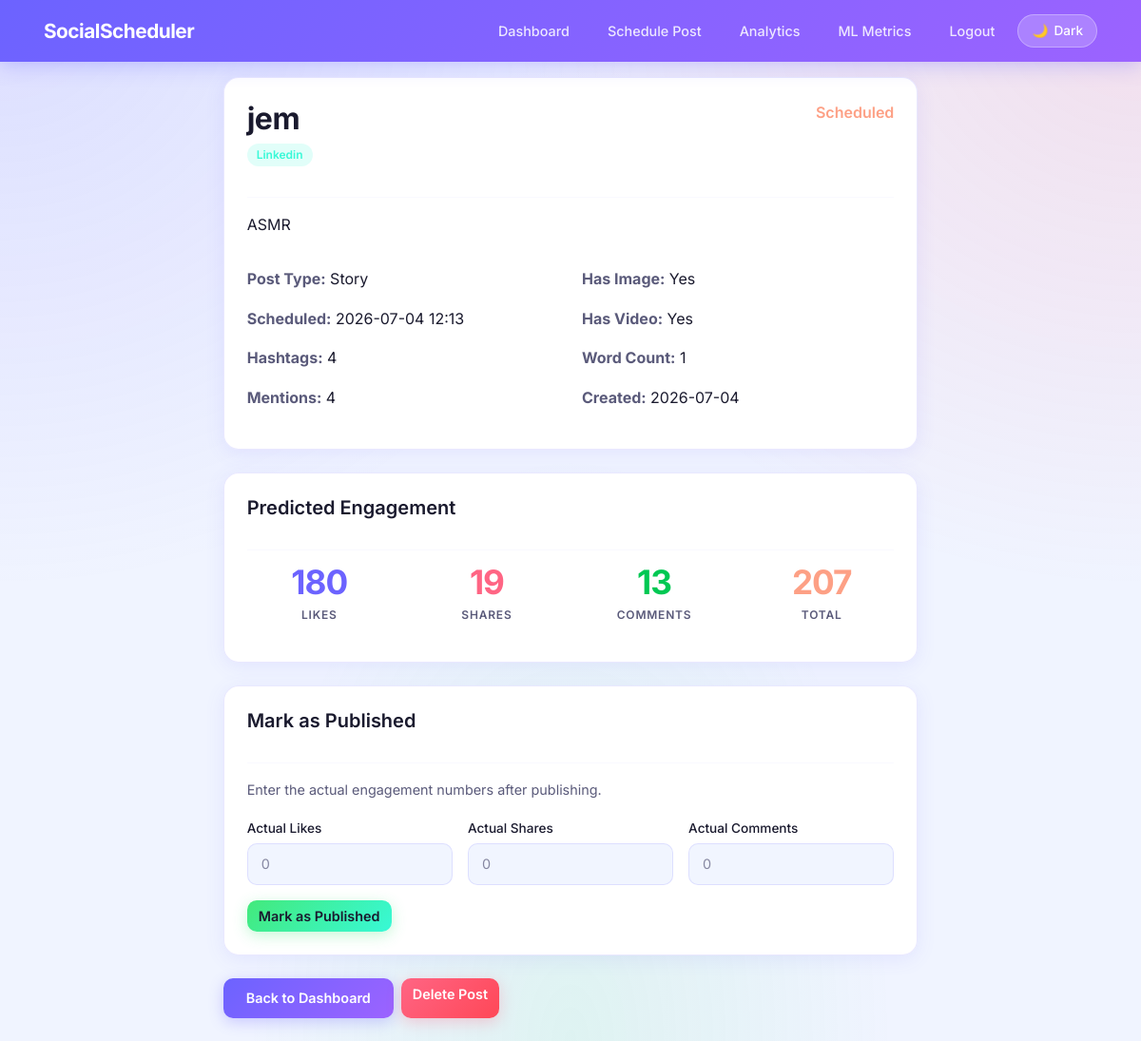
The app's page /post/4 (signed in) with its own data.
### models.py (models this page shows)
class Post(db.Model):
    id = db.Column(db.Integer, primary_key=True)
    title = db.Column(db.String(200), nullable=False)
    content = db.Column(db.Text, nullable=False)
    platform = db.Column(db.String(50), nullable=False)
    post_type = db.Column(db.String(50), nullable=False)
    scheduled_time = db.Column(db.DateTime, nullable=False)
    status = db.Column(db.String(20), default='scheduled')
    hashtags = db.Column(db.Integer, default=0)
    mentions = db.Column(db.Integer, default=0)
    has_image = db.Column(db.Boolean, default=False)
    has_video = db.Column(db.Boolean, default=False)
    word_count = db.Column(db.Integer, default=0)
    predicted_likes = db.Column(db.Float, default=0)
    predicted_shares = db.Column(db.Float, default=0)
    predicted_comments = db.Column(db.Float, default=0)
    predicted_engagement = db.Column(db.Float, default=0)
    actual_likes = db.Column(db.Float, default=0)
    actual_shares = db.Column(db.Float, default=0)
    actual_comments = db.Column(db.Float, default=0)
    created_at = db.Column(db.DateTime, default=datetime.utcnow)
    user_id = db.Column(db.Integer, db.ForeignKey('user.id'), nullable=False)

### app.py (the view)
@app.route('/post/<int:post_id>')
@login_required
def post_detail(post_id):
    post = db.session.get(Post, post_id) or abort(404)
    return render_template('post_detail.html', post=post)

### app.py (called while the page is built)
@login_manager.user_loader
def load_user(user_id):
    return db.session.get(User, int(user_id))

### templates/post_detail.html
{% extends "base.html" %}
{% block content %}
<div class="row justify-content-center mt-3">
    <div class="col-md-8">
        <div class="card p-4 mb-4">
            <div class="d-flex justify-content-between align-items-start mb-3">
                <div>
                    <h2 class="mb-1">{{ post.title }}</h2>
                    <span class="platform-badge platform-{{ post.platform }}">
                        {{ post.platform }}
                    </span>
                </div>
                <span class="status-{{ post.status }}" style="font-weight: 600;">
                    {{ post.status | capitalize }}
                </span>
            </div>
            <hr>
            <p style="color: var(--text-primary); font-size: 1rem;">
                {{ post.content }}
            </p>
            <div class="row mt-3">
                <div class="col-md-6">
                    <p><strong>Post Type:</strong>
                        <span style="color: var(--text-primary); text-transform: capitalize;">
                            {{ post.post_type }}
                        </span>
                    </p>
                    <p><strong>Scheduled:</strong>
                        <span style="color: var(--text-primary);">
                            {{ post.scheduled_time.strftime('%Y-%m-%d %H:%M') }}
                        </span>
                    </p>
                    <p><strong>Hashtags:</strong>
                        <span style="color: var(--text-primary);">{{ post.hashtags }}</span>
                    </p>
                    <p><strong>Mentions:</strong>
                        <span style="color: var(--text-primary);">{{ post.mentions }}</span>
                    </p>
                </div>
                <div class="col-md-6">
                    <p><strong>Has Image:</strong>
                        <span style="color: var(--text-primary);">
                            {{ 'Yes' if post.has_image else 'No' }}
                        </span>
                    </p>
                    <p><strong>Has Video:</strong>
                        <span style="color: var(--text-primary);">
                            {{ 'Yes' if post.has_video else 'No' }}
                        </span>
                    </p>
                    <p><strong>Word Count:</strong>
                        <span style="color: var(--text-primary);">{{ post.word_count }}</span>
                    </p>
                    <p><strong>Created:</strong>
                        <span style="color: var(--text-primary);">
                            {{ post.created_at.strftime('%Y-%m-%d') }}
                        </span>
                    </p>
                </div>
            </div>
        </div>
        <div class="card p-4 mb-4">
            <h5 class="mb-3">Predicted Engagement</h5>
            <hr>
            <div class="row text-center">
                <div class="col-6 col-md-3 mb-3">
                    <div class="stat-number" style="color: var(--accent);">
                        {{ post.predicted_likes | int }}
                    </div>
                    <div class="stat-label">Likes</div>
                </div>
                <div class="col-6 col-md-3 mb-3">
                    <div class="stat-number" style="color: var(--accent-2);">
                        {{ post.predicted_shares | int }}
                    </div>
                    <div class="stat-label">Shares</div>
                </div>
                <div class="col-6 col-md-3 mb-3">
                    <div class="stat-number" style="color: var(--accent-3);">
                        {{ post.predicted_comments | int }}
                    </div>
                    <div class="stat-label">Comments</div>
                </div>
                <div class="col-6 col-md-3 mb-3">
                    <div class="stat-number" style="color: var(--accent-4);">
                        {{ post.predicted_engagement | int }}
                    </div>
                    <div class="stat-label">Total</div>
                </div>
            </div>
        </div>
        {% if post.status == 'scheduled' %}
        <div class="card p-4 mb-4">
            <h5 class="mb-3">Mark as Published</h5>
            <hr>
            <p style="font-size: 0.9rem;">
                Enter the actual engagement numbers after publishing.
            </p>
            <form method="POST" action="/post/{{ post.id }}/publish">
                <div class="row g-3">
                    <div class="col-md-4">
                        <label class="form-label">Actual Likes</label>
                        <input type="number" name="actual_likes"
                               class="form-control" placeholder="0" min="0">
                    </div>
                    <div class="col-md-4">
                        <label class="form-label">Actual Shares</label>
                        <input type="number" name="actual_shares"
                               class="form-control" placeholder="0" min="0">
                    </div>
                    <div class="col-md-4">
                        <label class="form-label">Actual Comments</label>
                        <input type="number" name="actual_comments"
                               class="form-control" placeholder="0" min="0">
                    </div>
                </div>
                <button type="submit" class="btn btn-success mt-3">
                    Mark as Published
                </button>
            </form>
        </div>
        {% endif %}
        <div class="d-flex gap-2">
            <a href="/" class="btn btn-primary">Back to Dashboard</a>
            <a href="/post/{{ post.id }}/delete"
               class="btn btn-danger"
               onclick="return confirm('Delete this post?')">
                Delete Post
            </a>
        </div>
    </div>
</div>
{% endblock %}

### templates/base.html (style rules this page uses)
:root[data-theme="light"] { --bg-primary: #f0f4ff; --bg-secondary: #e8ecff; --bg-card: rgba(255, 255, 255, 0.98); --text-primary: #1a1a2e; --text-secondary: #5a5a7a; --accent: #6c63ff; --accent-2: #ff6584; --accent-3: #00c853; --accent-4: #fda085; --border: rgba(108, 99, 255, 0.15); --navbar-bg: rgba(255, 255, 255, 0.98); --input-bg: rgba(240, 244, 255, 0.9); --shadow: rgba(108, 99, 255, 0.1); }
* { margin: 0; padding: 0; box-sizing: border-box; }
body { background-color: var(--bg-primary); color: var(--text-primary); font-family: 'Inter', sans-serif; min-height: 100vh; transition: background-color 0.3s ease, color 0.3s ease; }
body::before { content: ''; position: fixed; top: 0; left: 0; width: 100%; height: 100%; background: radial-gradient(ellipse at 0% 0%, rgba(108, 99, 255, 0.15) 0%, transparent 40%), radial-gradient(ellipse at 100% 0%, rgba(255, 101, 132, 0.15) 0%, transparent 40%), radial-gradient(ellipse at 50% 100%, rgba(67, 233, 123, 0.1) 0%, transparent 40%); pointer-events: none; z-index: 0; }
.card { background: var(--bg-card); border: 1px solid var(--border); border-radius: 16px; box-shadow: 0 4px 20px var(--shadow); animation: fadeInUp 0.4s ease; backdrop-filter: blur(10px); transition: all 0.3s ease; }
.btn-primary { background: linear-gradient(135deg, #6c63ff, #9c63ff); border: none; color: #ffffff; font-weight: 600; padding: 10px 24px; border-radius: 10px; transition: all 0.3s ease; font-size: 0.9rem; box-shadow: 0 4px 15px rgba(108, 99, 255, 0.3); }
.btn-danger { background: linear-gradient(135deg, #ff6584, #ff4757); border: none; font-weight: 600; border-radius: 10px; transition: all 0.3s ease; font-size: 0.9rem; box-shadow: 0 4px 15px rgba(255, 101, 132, 0.3); }
.btn-success { background: linear-gradient(135deg, #43e97b, #38f9d7); border: none; color: #1a1a2e; font-weight: 600; border-radius: 10px; transition: all 0.3s ease; font-size: 0.9rem; box-shadow: 0 4px 15px rgba(67, 233, 123, 0.3); }
.form-control, .form-select { background: var(--input-bg); border: 1px solid var(--border); color: var(--text-primary); border-radius: 10px; padding: 10px 14px; font-family: 'Inter', sans-serif; font-size: 0.9rem; transition: all 0.3s ease; }
.form-control::placeholder { color: var(--text-secondary); opacity: 0.7; }
.form-label { color: var(--text-primary); font-weight: 500; font-size: 0.85rem; margin-bottom: 6px; }
h1, h2 { color: var(--text-primary) !important; font-weight: 700; letter-spacing: -0.5px; }
h3, h4, h5 { color: var(--text-primary) !important; font-weight: 600; }
p { color: var(--text-secondary); line-height: 1.6; }
a { color: var(--accent); text-decoration: none; transition: color 0.2s ease; }
hr { border-color: var(--border) !important; margin: 16px 0; }
.stat-number { font-size: 2.2rem; font-weight: 700; line-height: 1; letter-spacing: -1px; }
.stat-label { font-size: 0.75rem; font-weight: 600; letter-spacing: 0.8px; text-transform: uppercase; color: var(--text-secondary); margin-top: 8px; }
.platform-badge { padding: 3px 10px; border-radius: 20px; font-size: 0.75rem; font-weight: 600; text-transform: capitalize; display: inline-block; }
.platform-linkedin { background: rgba(56, 249, 215, 0.15); color: #38f9d7; }
.status-scheduled { color: #fda085; font-weight: 600; }

### records on screen
Post: title "jem", platform "Linkedin", status "Scheduled", content "ASMR", post_type "Story", scheduled_time "2026-07-04 12:13", hashtags "4", mentions "4", has_image "Yes", has_video "Yes", word_count "1", created_at "2026-07-04", predicted_likes "180", predicted_shares "19", predicted_comments "13", predicted_engagement "207"
